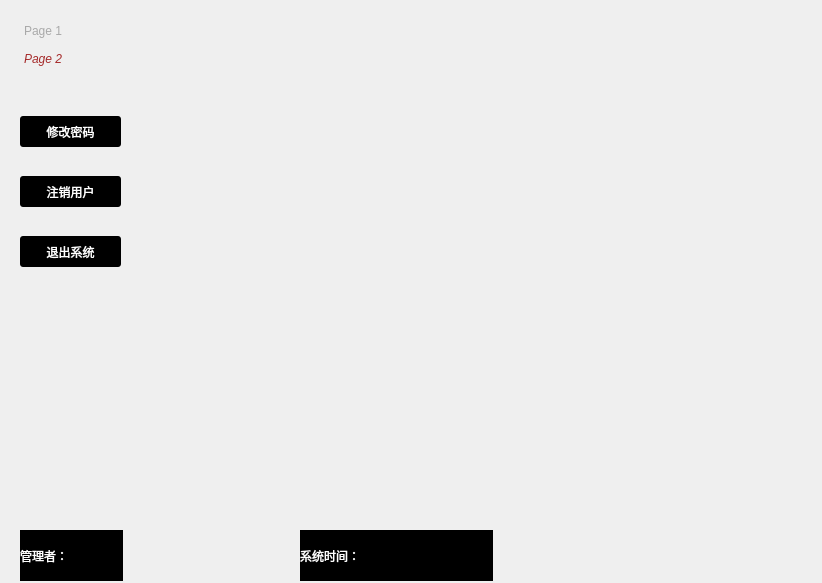
<?xml version="1.0" encoding="UTF-8"?>
<ui version="4.0">
 <class>TeacherManage</class>
 <widget class="QWidget" name="TeacherManage">
  <property name="geometry">
   <rect>
    <x>0</x>
    <y>0</y>
    <width>822</width>
    <height>583</height>
   </rect>
  </property>
  <property name="windowTitle">
   <string>Form</string>
  </property>
  <widget class="QToolBox" name="teachertool">
   <property name="geometry">
    <rect>
     <x>20</x>
     <y>20</y>
     <width>101</width>
     <height>471</height>
    </rect>
   </property>
   <property name="styleSheet">
    <string notr="true">QToolBox::tab {
         background: qlineargradient(x1: 0, y1: 0, x2: 0, y2: 1,
                                     stop: 0 #E1E1E1, stop: 0.4 #DDDDDD,
                                     stop: 0.5 #D8D8D8, stop: 1.0 #D3D3D3);
         border-radius: 5px;
         color: darkgray;
}
QToolBox::tab:selected { /* italicize selected tabs */
         font: italic;
         color: brown;
}
</string>
   </property>
   <property name="currentIndex">
    <number>1</number>
   </property>
   <widget class="QWidget" name="page">
    <property name="geometry">
     <rect>
      <x>0</x>
      <y>0</y>
      <width>98</width>
      <height>28</height>
     </rect>
    </property>
    <attribute name="label">
     <string>Page 1</string>
    </attribute>
    <widget class="QPushButton" name="searchbtn">
     <property name="geometry">
      <rect>
       <x>0</x>
       <y>40</y>
       <width>101</width>
       <height>31</height>
      </rect>
     </property>
     <property name="styleSheet">
      <string notr="true">QPushButton { background-color: rgb(0, 0, 0); border-radius: 3px; color: rgb(255, 255, 255); } QPushButton:hover { background-color: rgb(255, 170, 127); }
</string>
     </property>
     <property name="text">
      <string>查询学生成绩</string>
     </property>
    </widget>
    <widget class="QPushButton" name="changebtn">
     <property name="geometry">
      <rect>
       <x>0</x>
       <y>100</y>
       <width>101</width>
       <height>31</height>
      </rect>
     </property>
     <property name="styleSheet">
      <string notr="true">QPushButton { background-color: rgb(0, 0, 0); border-radius: 3px; color: rgb(255, 255, 255); } QPushButton:hover { background-color: rgb(255, 170, 127); }
</string>
     </property>
     <property name="text">
      <string>修改学生成绩</string>
     </property>
    </widget>
    <widget class="QPushButton" name="insertbtn">
     <property name="geometry">
      <rect>
       <x>0</x>
       <y>160</y>
       <width>101</width>
       <height>31</height>
      </rect>
     </property>
     <property name="styleSheet">
      <string notr="true">QPushButton { background-color: rgb(0, 0, 0); border-radius: 3px; color: rgb(255, 255, 255); } QPushButton:hover { background-color: rgb(255, 170, 127); }
</string>
     </property>
     <property name="text">
      <string>添加学生成绩</string>
     </property>
    </widget>
    <widget class="QPushButton" name="deletebtn">
     <property name="geometry">
      <rect>
       <x>0</x>
       <y>220</y>
       <width>101</width>
       <height>31</height>
      </rect>
     </property>
     <property name="styleSheet">
      <string notr="true">QPushButton { background-color: rgb(0, 0, 0); border-radius: 3px; color: rgb(255, 255, 255); } QPushButton:hover { background-color: rgb(255, 170, 127); }
</string>
     </property>
     <property name="text">
      <string>删除学生成绩</string>
     </property>
    </widget>
   </widget>
   <widget class="QWidget" name="page_2">
    <property name="geometry">
     <rect>
      <x>0</x>
      <y>0</y>
      <width>101</width>
      <height>419</height>
     </rect>
    </property>
    <attribute name="label">
     <string>Page 2</string>
    </attribute>
    <widget class="QPushButton" name="passwordbtn">
     <property name="geometry">
      <rect>
       <x>0</x>
       <y>40</y>
       <width>101</width>
       <height>31</height>
      </rect>
     </property>
     <property name="styleSheet">
      <string notr="true">QPushButton { background-color: rgb(0, 0, 0); border-radius: 3px; color: rgb(255, 255, 255); } QPushButton:hover { background-color: rgb(255, 170, 127); }
</string>
     </property>
     <property name="text">
      <string>修改密码</string>
     </property>
    </widget>
    <widget class="QPushButton" name="returnbtn">
     <property name="geometry">
      <rect>
       <x>0</x>
       <y>100</y>
       <width>101</width>
       <height>31</height>
      </rect>
     </property>
     <property name="styleSheet">
      <string notr="true">QPushButton { background-color: rgb(0, 0, 0); border-radius: 3px; color: rgb(255, 255, 255); } QPushButton:hover { background-color: rgb(255, 170, 127); }
</string>
     </property>
     <property name="text">
      <string>注销用户</string>
     </property>
    </widget>
    <widget class="QPushButton" name="exitbtn">
     <property name="geometry">
      <rect>
       <x>0</x>
       <y>160</y>
       <width>101</width>
       <height>31</height>
      </rect>
     </property>
     <property name="styleSheet">
      <string notr="true">QPushButton { background-color: rgb(0, 0, 0); border-radius: 3px; color: rgb(255, 255, 255); } QPushButton:hover { background-color: rgb(255, 170, 127); }
</string>
     </property>
     <property name="text">
      <string>退出系统</string>
     </property>
    </widget>
   </widget>
  </widget>
  <widget class="QStackedWidget" name="teacherstack">
   <property name="geometry">
    <rect>
     <x>130</x>
     <y>20</y>
     <width>641</width>
     <height>501</height>
    </rect>
   </property>
  </widget>
  <widget class="QWidget" name="layoutWidget">
   <property name="geometry">
    <rect>
     <x>20</x>
     <y>530</y>
     <width>211</width>
     <height>51</height>
    </rect>
   </property>
   <layout class="QHBoxLayout" name="horizontalLayout">
    <item>
     <widget class="QLabel" name="label">
      <property name="styleSheet">
       <string notr="true">color:white;
font: 75 14pt &quot;DFKai-SB&quot;;
background-color: rgb(0, 0, 0);</string>
      </property>
      <property name="text">
       <string>管理者：</string>
      </property>
     </widget>
    </item>
    <item>
     <widget class="QLabel" name="teachernameline">
      <property name="styleSheet">
       <string notr="true">font: 75 14pt &quot;DFKai-SB&quot;;</string>
      </property>
      <property name="text">
       <string/>
      </property>
     </widget>
    </item>
   </layout>
  </widget>
  <widget class="QWidget" name="layoutWidget">
   <property name="geometry">
    <rect>
     <x>300</x>
     <y>530</y>
     <width>391</width>
     <height>51</height>
    </rect>
   </property>
   <layout class="QHBoxLayout" name="horizontalLayout_2">
    <item>
     <widget class="QLabel" name="label_3">
      <property name="styleSheet">
       <string notr="true">color:white;
font: 75 14pt &quot;DFKai-SB&quot;;
background-color: rgb(0, 0, 0);</string>
      </property>
      <property name="text">
       <string>系统时间：</string>
      </property>
     </widget>
    </item>
    <item>
     <widget class="QLabel" name="timeline">
      <property name="styleSheet">
       <string notr="true">font: 75 14pt &quot;DFKai-SB&quot;;</string>
      </property>
      <property name="text">
       <string/>
      </property>
     </widget>
    </item>
   </layout>
  </widget>
 </widget>
 <resources/>
 <connections/>
</ui>
